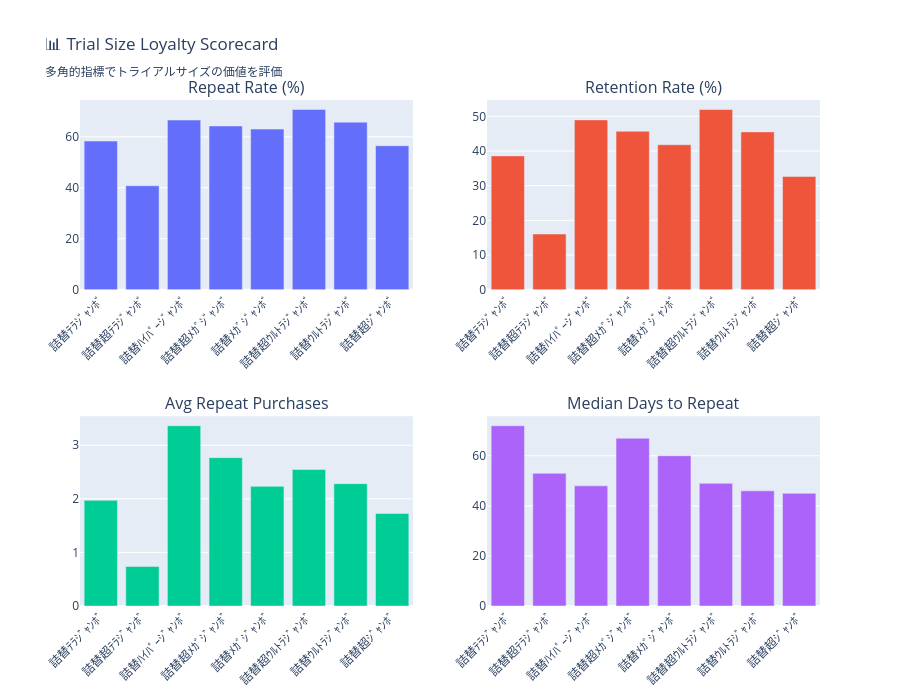

Here is the notebook cell this chart was saved with:
### Code cell
# =============================================================================
# Final Visualization: Multi-Metric Comparison
# =============================================================================

print("="*80)
print("FINAL VISUALIZATION: SIZE LOYALTY SCORECARD")
print("="*80)

# Create a scorecard visualization
if len(summary_df) > 0:
    # Normalize metrics for comparison (0-100 scale)
    summary_norm = summary_df.copy()
    
    # Higher is better for these metrics
    for col in ['Repeat Rate (%)', 'Retention Rate (%)', 'Avg Repeat Purchases', 'Avg Repeat Spend (¥)']:
        if col in summary_norm.columns:
            max_val = summary_norm[col].max()
            if max_val > 0:
                summary_norm[f'{col} (normalized)'] = summary_norm[col] / max_val * 100
    
    # Lower is better for days (invert)
    if 'Median Days to Repeat' in summary_norm.columns:
        max_days = summary_norm['Median Days to Repeat'].max()
        if max_days > 0:
            summary_norm['Repeat Speed (normalized)'] = (1 - summary_norm['Median Days to Repeat'] / max_days) * 100
    
    # Create radar chart data
    metrics_to_plot = [
        'Repeat Rate (%)',
        'Retention Rate (%)',
        'Avg Repeat Purchases',
    ]
    
    # Bar chart comparison
    fig = make_subplots(
        rows=2, cols=2,
        subplot_titles=('Repeat Rate (%)', 'Retention Rate (%)', 
                       'Avg Repeat Purchases', 'Median Days to Repeat')
    )
    
    sizes = summary_df['Trial Size'].tolist()[:8]  # Top 8 sizes
    
    fig.add_trace(
        go.Bar(x=sizes, y=summary_df['Repeat Rate (%)'].head(8), name='Repeat Rate'),
        row=1, col=1
    )
    fig.add_trace(
        go.Bar(x=sizes, y=summary_df['Retention Rate (%)'].head(8), name='Retention Rate'),
        row=1, col=2
    )
    fig.add_trace(
        go.Bar(x=sizes, y=summary_df['Avg Repeat Purchases'].head(8), name='Avg Purchases'),
        row=2, col=1
    )
    fig.add_trace(
        go.Bar(x=sizes, y=summary_df['Median Days to Repeat'].head(8), name='Days to Repeat'),
        row=2, col=2
    )
    
    fig.update_layout(
        title='📊 Trial Size Loyalty Scorecard<br><sub>多角的指標でトライアルサイズの価値を評価</sub>',
        height=700,
        showlegend=False
    )
    fig.update_xaxes(tickangle=-45)
    
    fig.show()

print("\n✅ Analysis Complete!")
print("   詳細なプランは COMPREHENSIVE_ANALYSIS_PLAN.md を参照")

### Figure 1 — Plotly figure (JSON) as saved in the notebook; plotly's stock layout.template omitted (floating-point values rounded to 4 significant figures)
{"data": [{"name": "Repeat Rate", "type": "bar", "x": ["詰替ﾃﾗｼﾞｬﾝﾎﾞ", "詰替超ﾃﾗｼﾞｬﾝﾎﾞ", "詰替ﾊｲﾊﾟｰｼﾞｬﾝﾎﾞ", "詰替超ﾒｶﾞｼﾞｬﾝﾎﾞ", "詰替ﾒｶﾞｼﾞｬﾝﾎﾞ", "詰替超ｳﾙﾄﾗｼﾞｬﾝﾎﾞ", "詰替ｳﾙﾄﾗｼﾞｬﾝﾎﾞ", "詰替超ｼﾞｬﾝﾎﾞ"], "xaxis": "x", "y": [58.35, 40.82, 66.61, 64.26, 63.05, 70.74, 65.77, 56.51], "yaxis": "y"}, {"name": "Retention Rate", "type": "bar", "x": ["詰替ﾃﾗｼﾞｬﾝﾎﾞ", "詰替超ﾃﾗｼﾞｬﾝﾎﾞ", "詰替ﾊｲﾊﾟｰｼﾞｬﾝﾎﾞ", "詰替超ﾒｶﾞｼﾞｬﾝﾎﾞ", "詰替ﾒｶﾞｼﾞｬﾝﾎﾞ", "詰替超ｳﾙﾄﾗｼﾞｬﾝﾎﾞ", "詰替ｳﾙﾄﾗｼﾞｬﾝﾎﾞ", "詰替超ｼﾞｬﾝﾎﾞ"], "xaxis": "x2", "y": [38.6, 16.07, 48.98, 45.7, 41.81, 51.98, 45.52, 32.67], "yaxis": "y2"}, {"name": "Avg Purchases", "type": "bar", "x": ["詰替ﾃﾗｼﾞｬﾝﾎﾞ", "詰替超ﾃﾗｼﾞｬﾝﾎﾞ", "詰替ﾊｲﾊﾟｰｼﾞｬﾝﾎﾞ", "詰替超ﾒｶﾞｼﾞｬﾝﾎﾞ", "詰替ﾒｶﾞｼﾞｬﾝﾎﾞ", "詰替超ｳﾙﾄﾗｼﾞｬﾝﾎﾞ", "詰替ｳﾙﾄﾗｼﾞｬﾝﾎﾞ", "詰替超ｼﾞｬﾝﾎﾞ"], "xaxis": "x3", "y": [1.972, 0.739, 3.364, 2.768, 2.232, 2.546, 2.283, 1.727], "yaxis": "y3"}, {"name": "Days to Repeat", "type": "bar", "x": ["詰替ﾃﾗｼﾞｬﾝﾎﾞ", "詰替超ﾃﾗｼﾞｬﾝﾎﾞ", "詰替ﾊｲﾊﾟｰｼﾞｬﾝﾎﾞ", "詰替超ﾒｶﾞｼﾞｬﾝﾎﾞ", "詰替ﾒｶﾞｼﾞｬﾝﾎﾞ", "詰替超ｳﾙﾄﾗｼﾞｬﾝﾎﾞ", "詰替ｳﾙﾄﾗｼﾞｬﾝﾎﾞ", "詰替超ｼﾞｬﾝﾎﾞ"], "xaxis": "x4", "y": [72.0, 53.0, 48.0, 67.0, 60.0, 49.0, 46.0, 45.0], "yaxis": "y4"}], "layout": {"annotations": [{"font": {"size": 16}, "showarrow": false, "text": "Repeat Rate (%)", "x": 0.225, "xanchor": "center", "xref": "paper", "y": 1, "yanchor": "bottom", "yref": "paper"}, {"font": {"size": 16}, "showarrow": false, "text": "Retention Rate (%)", "x": 0.775, "xanchor": "center", "xref": "paper", "y": 1, "yanchor": "bottom", "yref": "paper"}, {"font": {"size": 16}, "showarrow": false, "text": "Avg Repeat Purchases", "x": 0.225, "xanchor": "center", "xref": "paper", "y": 0.375, "yanchor": "bottom", "yref": "paper"}, {"font": {"size": 16}, "showarrow": false, "text": "Median Days to Repeat", "x": 0.775, "xanchor": "center", "xref": "paper", "y": 0.375, "yanchor": "bottom", "yref": "paper"}], "height": 700, "showlegend": false, "title": {"text": "📊 Trial Size Loyalty Scorecard<br><sub>多角的指標でトライアルサイズの価値を評価</sub>"}, "xaxis": {"anchor": "y", "domain": [0, 0.45], "tickangle": -45}, "xaxis2": {"anchor": "y2", "domain": [0.55, 1], "tickangle": -45}, "xaxis3": {"anchor": "y3", "domain": [0, 0.45], "tickangle": -45}, "xaxis4": {"anchor": "y4", "domain": [0.55, 1], "tickangle": -45}, "yaxis": {"anchor": "x", "domain": [0.625, 1]}, "yaxis2": {"anchor": "x2", "domain": [0.625, 1]}, "yaxis3": {"anchor": "x3", "domain": [0, 0.375]}, "yaxis4": {"anchor": "x4", "domain": [0, 0.375]}}}
